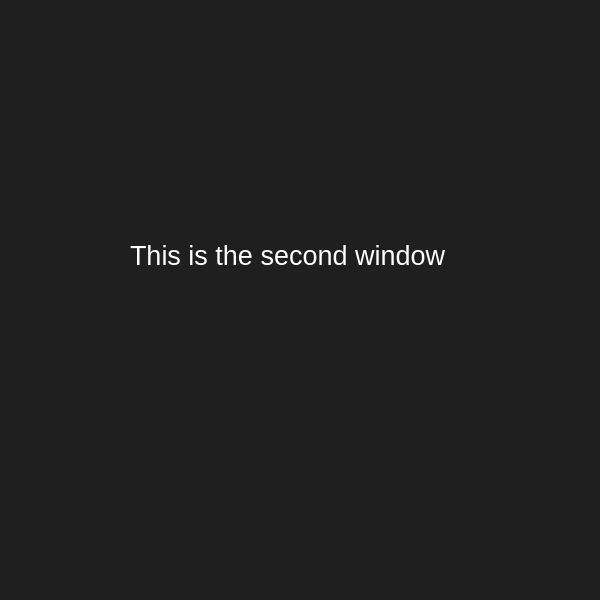
<?xml version="1.0" encoding="UTF-8"?>
<ui version="4.0">
 <class>MainWindow</class>
 <widget class="QMainWindow" name="MainWindow">
  <property name="geometry">
   <rect>
    <x>0</x>
    <y>0</y>
    <width>600</width>
    <height>600</height>
   </rect>
  </property>
  <property name="windowTitle">
   <string>MainWindow</string>
  </property>
  <property name="styleSheet">
   <string notr="true">background-color: rgb(31, 31, 31);</string>
  </property>
  <widget class="QWidget" name="centralwidget">
   <widget class="QLabel" name="label">
    <property name="geometry">
     <rect>
      <x>130</x>
      <y>230</y>
      <width>350</width>
      <height>50</height>
     </rect>
    </property>
    <property name="font">
     <font>
      <pointsize>20</pointsize>
     </font>
    </property>
    <property name="styleSheet">
     <string notr="true">color: #fff;</string>
    </property>
    <property name="text">
     <string>This is the second window</string>
    </property>
   </widget>
  </widget>
  <widget class="QMenuBar" name="menubar">
   <property name="geometry">
    <rect>
     <x>0</x>
     <y>0</y>
     <width>600</width>
     <height>21</height>
    </rect>
   </property>
  </widget>
  <widget class="QStatusBar" name="statusbar"/>
 </widget>
 <resources/>
 <connections/>
</ui>
